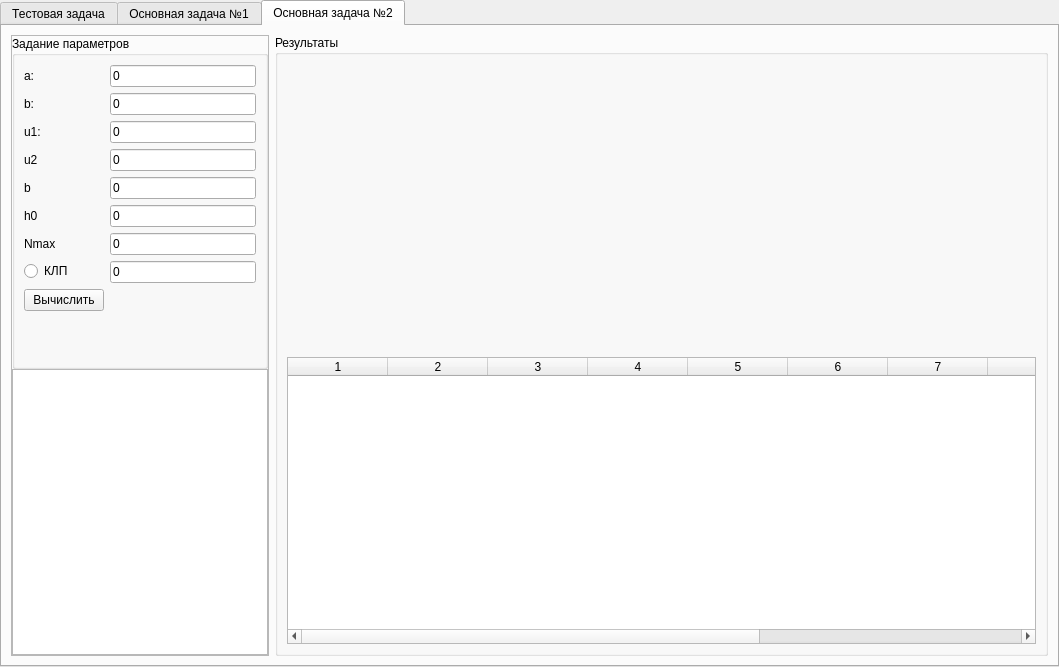
<?xml version="1.0" encoding="UTF-8"?>
<ui version="4.0">
 <class>MainWindow</class>
 <widget class="QMainWindow" name="MainWindow">
  <property name="geometry">
   <rect>
    <x>0</x>
    <y>0</y>
    <width>1059</width>
    <height>667</height>
   </rect>
  </property>
  <property name="windowTitle">
   <string>NumericalMethodsLabApp</string>
  </property>
  <widget class="QWidget" name="centralwidget">
   <layout class="QVBoxLayout" name="verticalLayout">
    <property name="spacing">
     <number>0</number>
    </property>
    <property name="leftMargin">
     <number>0</number>
    </property>
    <property name="topMargin">
     <number>0</number>
    </property>
    <property name="rightMargin">
     <number>0</number>
    </property>
    <property name="bottomMargin">
     <number>0</number>
    </property>
    <item>
     <widget class="QTabWidget" name="tabWidget">
      <property name="currentIndex">
       <number>2</number>
      </property>
      <widget class="QWidget" name="tab">
       <attribute name="title">
        <string>Тестовая задача</string>
       </attribute>
       <layout class="QHBoxLayout" name="horizontalLayout">
        <item>
         <widget class="QFrame" name="frame">
          <property name="sizePolicy">
           <sizepolicy hsizetype="Fixed" vsizetype="Preferred">
            <horstretch>0</horstretch>
            <verstretch>0</verstretch>
           </sizepolicy>
          </property>
          <property name="frameShape">
           <enum>QFrame::StyledPanel</enum>
          </property>
          <property name="frameShadow">
           <enum>QFrame::Raised</enum>
          </property>
          <layout class="QVBoxLayout" name="verticalLayout_6">
           <property name="spacing">
            <number>0</number>
           </property>
           <property name="sizeConstraint">
            <enum>QLayout::SetDefaultConstraint</enum>
           </property>
           <property name="leftMargin">
            <number>0</number>
           </property>
           <property name="topMargin">
            <number>0</number>
           </property>
           <property name="rightMargin">
            <number>0</number>
           </property>
           <property name="bottomMargin">
            <number>0</number>
           </property>
           <item>
            <widget class="QGroupBox" name="groupBox">
             <property name="sizePolicy">
              <sizepolicy hsizetype="Preferred" vsizetype="Preferred">
               <horstretch>0</horstretch>
               <verstretch>0</verstretch>
              </sizepolicy>
             </property>
             <property name="title">
              <string>Задание параметров</string>
             </property>
             <layout class="QFormLayout" name="formLayout">
              <item row="0" column="0">
               <widget class="QLabel" name="label">
                <property name="text">
                 <string>u0:</string>
                </property>
               </widget>
              </item>
              <item row="0" column="1">
               <widget class="QLineEdit" name="lineEditTestU0">
                <property name="sizePolicy">
                 <sizepolicy hsizetype="Preferred" vsizetype="Fixed">
                  <horstretch>0</horstretch>
                  <verstretch>0</verstretch>
                 </sizepolicy>
                </property>
               </widget>
              </item>
              <item row="1" column="0">
               <widget class="QLabel" name="label_2">
                <property name="text">
                 <string>b:</string>
                </property>
               </widget>
              </item>
              <item row="1" column="1">
               <widget class="QLineEdit" name="lineEditTestB">
                <property name="sizePolicy">
                 <sizepolicy hsizetype="Preferred" vsizetype="Fixed">
                  <horstretch>0</horstretch>
                  <verstretch>0</verstretch>
                 </sizepolicy>
                </property>
               </widget>
              </item>
              <item row="2" column="0">
               <widget class="QLabel" name="label_3">
                <property name="text">
                 <string>h0:</string>
                </property>
               </widget>
              </item>
              <item row="2" column="1">
               <widget class="QLineEdit" name="lineEditTestH0">
                <property name="sizePolicy">
                 <sizepolicy hsizetype="Preferred" vsizetype="Fixed">
                  <horstretch>0</horstretch>
                  <verstretch>0</verstretch>
                 </sizepolicy>
                </property>
               </widget>
              </item>
              <item row="3" column="0">
               <widget class="QLabel" name="label_4">
                <property name="text">
                 <string>Nmax:</string>
                </property>
               </widget>
              </item>
              <item row="3" column="1">
               <widget class="QLineEdit" name="lineEditTestN">
                <property name="sizePolicy">
                 <sizepolicy hsizetype="Preferred" vsizetype="Fixed">
                  <horstretch>0</horstretch>
                  <verstretch>0</verstretch>
                 </sizepolicy>
                </property>
               </widget>
              </item>
              <item row="4" column="0">
               <widget class="QRadioButton" name="radioButtonTestCLP">
                <property name="text">
                 <string>КЛП</string>
                </property>
               </widget>
              </item>
              <item row="4" column="1">
               <widget class="QLineEdit" name="lineEditTestLP">
                <property name="sizePolicy">
                 <sizepolicy hsizetype="Preferred" vsizetype="Fixed">
                  <horstretch>0</horstretch>
                  <verstretch>0</verstretch>
                 </sizepolicy>
                </property>
               </widget>
              </item>
              <item row="5" column="0">
               <widget class="QPushButton" name="pushButtonTestRun">
                <property name="text">
                 <string>Вычислить</string>
                </property>
               </widget>
              </item>
              <item row="6" column="0">
               <spacer name="verticalSpacer">
                <property name="orientation">
                 <enum>Qt::Vertical</enum>
                </property>
                <property name="sizeHint" stdset="0">
                 <size>
                  <width>20</width>
                  <height>40</height>
                 </size>
                </property>
               </spacer>
              </item>
             </layout>
            </widget>
           </item>
           <item>
            <widget class="QTextBrowser" name="textBrowserTest">
             <property name="sizePolicy">
              <sizepolicy hsizetype="Preferred" vsizetype="Expanding">
               <horstretch>0</horstretch>
               <verstretch>0</verstretch>
              </sizepolicy>
             </property>
             <property name="frameShape">
              <enum>QFrame::StyledPanel</enum>
             </property>
             <property name="frameShadow">
              <enum>QFrame::Sunken</enum>
             </property>
            </widget>
           </item>
          </layout>
         </widget>
        </item>
        <item>
         <widget class="QGroupBox" name="groupBox_2">
          <property name="title">
           <string>Результаты</string>
          </property>
          <layout class="QVBoxLayout" name="verticalLayout_2">
           <item>
            <layout class="QHBoxLayout" name="horizontalLayout_2">
             <item>
              <widget class="QCustomPlot" name="graphTestNum" native="true">
               <property name="sizePolicy">
                <sizepolicy hsizetype="Preferred" vsizetype="MinimumExpanding">
                 <horstretch>0</horstretch>
                 <verstretch>0</verstretch>
                </sizepolicy>
               </property>
              </widget>
             </item>
             <item>
              <widget class="QCustomPlot" name="graphTestTrue" native="true">
               <property name="sizePolicy">
                <sizepolicy hsizetype="Preferred" vsizetype="MinimumExpanding">
                 <horstretch>0</horstretch>
                 <verstretch>0</verstretch>
                </sizepolicy>
               </property>
              </widget>
             </item>
            </layout>
           </item>
           <item>
            <widget class="QTableWidget" name="tableWidgetTest">
             <property name="editTriggers">
              <set>QAbstractItemView::NoEditTriggers</set>
             </property>
             <property name="columnCount">
              <number>10</number>
             </property>
             <attribute name="verticalHeaderCascadingSectionResizes">
              <bool>false</bool>
             </attribute>
             <column/>
             <column/>
             <column/>
             <column/>
             <column/>
             <column/>
             <column/>
             <column/>
             <column/>
             <column/>
            </widget>
           </item>
          </layout>
         </widget>
        </item>
       </layout>
      </widget>
      <widget class="QWidget" name="tab_2">
       <attribute name="title">
        <string>Основная задача №1</string>
       </attribute>
       <layout class="QHBoxLayout" name="horizontalLayout_3">
        <item>
         <widget class="QFrame" name="frame_2">
          <property name="sizePolicy">
           <sizepolicy hsizetype="Fixed" vsizetype="Preferred">
            <horstretch>0</horstretch>
            <verstretch>0</verstretch>
           </sizepolicy>
          </property>
          <property name="frameShape">
           <enum>QFrame::StyledPanel</enum>
          </property>
          <property name="frameShadow">
           <enum>QFrame::Raised</enum>
          </property>
          <layout class="QVBoxLayout" name="verticalLayout_5">
           <property name="spacing">
            <number>0</number>
           </property>
           <property name="leftMargin">
            <number>0</number>
           </property>
           <property name="topMargin">
            <number>0</number>
           </property>
           <property name="rightMargin">
            <number>0</number>
           </property>
           <property name="bottomMargin">
            <number>0</number>
           </property>
           <item>
            <widget class="QGroupBox" name="groupBox_3">
             <property name="sizePolicy">
              <sizepolicy hsizetype="Preferred" vsizetype="Preferred">
               <horstretch>0</horstretch>
               <verstretch>0</verstretch>
              </sizepolicy>
             </property>
             <property name="title">
              <string>Задание параметров</string>
             </property>
             <layout class="QFormLayout" name="formLayout_2">
              <item row="0" column="0">
               <widget class="QLabel" name="label_5">
                <property name="text">
                 <string>u0:</string>
                </property>
               </widget>
              </item>
              <item row="0" column="1">
               <widget class="QLineEdit" name="lineEditMain1U0"/>
              </item>
              <item row="1" column="0">
               <widget class="QLabel" name="label_6">
                <property name="text">
                 <string>b:</string>
                </property>
               </widget>
              </item>
              <item row="1" column="1">
               <widget class="QLineEdit" name="lineEditMain1B"/>
              </item>
              <item row="2" column="0">
               <widget class="QLabel" name="label_7">
                <property name="text">
                 <string>h0:</string>
                </property>
               </widget>
              </item>
              <item row="2" column="1">
               <widget class="QLineEdit" name="lineEditMain1H0"/>
              </item>
              <item row="3" column="0">
               <widget class="QLabel" name="label_8">
                <property name="text">
                 <string>Nmax:</string>
                </property>
               </widget>
              </item>
              <item row="3" column="1">
               <widget class="QLineEdit" name="lineEditMain1N"/>
              </item>
              <item row="4" column="0">
               <widget class="QRadioButton" name="radioButtonMain1CLP">
                <property name="text">
                 <string>КЛП</string>
                </property>
               </widget>
              </item>
              <item row="4" column="1">
               <widget class="QLineEdit" name="lineEditMain1EPS"/>
              </item>
              <item row="5" column="0">
               <widget class="QPushButton" name="pushButtonMain1Run">
                <property name="text">
                 <string>Вычислить</string>
                </property>
               </widget>
              </item>
              <item row="6" column="0">
               <spacer name="verticalSpacer_2">
                <property name="orientation">
                 <enum>Qt::Vertical</enum>
                </property>
                <property name="sizeHint" stdset="0">
                 <size>
                  <width>20</width>
                  <height>40</height>
                 </size>
                </property>
               </spacer>
              </item>
             </layout>
            </widget>
           </item>
           <item>
            <widget class="QTextBrowser" name="textBrowserMain1"/>
           </item>
          </layout>
         </widget>
        </item>
        <item>
         <widget class="QGroupBox" name="groupBox_4">
          <property name="title">
           <string>Результаты</string>
          </property>
          <layout class="QVBoxLayout" name="verticalLayout_3">
           <item>
            <widget class="QCustomPlot" name="graphMain1" native="true">
             <property name="sizePolicy">
              <sizepolicy hsizetype="MinimumExpanding" vsizetype="MinimumExpanding">
               <horstretch>0</horstretch>
               <verstretch>0</verstretch>
              </sizepolicy>
             </property>
            </widget>
           </item>
           <item>
            <widget class="QTableWidget" name="tableWidgetMain1">
             <property name="editTriggers">
              <set>QAbstractItemView::NoEditTriggers</set>
             </property>
             <property name="columnCount">
              <number>8</number>
             </property>
             <column/>
             <column/>
             <column/>
             <column/>
             <column/>
             <column/>
             <column/>
             <column/>
            </widget>
           </item>
          </layout>
         </widget>
        </item>
       </layout>
      </widget>
      <widget class="QWidget" name="tab_3">
       <attribute name="title">
        <string>Основная задача №2</string>
       </attribute>
       <layout class="QHBoxLayout" name="horizontalLayout_4">
        <item>
         <widget class="QFrame" name="frame_3">
          <property name="sizePolicy">
           <sizepolicy hsizetype="Fixed" vsizetype="Preferred">
            <horstretch>0</horstretch>
            <verstretch>0</verstretch>
           </sizepolicy>
          </property>
          <property name="frameShape">
           <enum>QFrame::StyledPanel</enum>
          </property>
          <property name="frameShadow">
           <enum>QFrame::Raised</enum>
          </property>
          <layout class="QVBoxLayout" name="verticalLayout_7">
           <property name="spacing">
            <number>0</number>
           </property>
           <property name="leftMargin">
            <number>0</number>
           </property>
           <property name="topMargin">
            <number>0</number>
           </property>
           <property name="rightMargin">
            <number>0</number>
           </property>
           <property name="bottomMargin">
            <number>0</number>
           </property>
           <item>
            <widget class="QGroupBox" name="groupBox_5">
             <property name="sizePolicy">
              <sizepolicy hsizetype="Preferred" vsizetype="Preferred">
               <horstretch>0</horstretch>
               <verstretch>0</verstretch>
              </sizepolicy>
             </property>
             <property name="title">
              <string>Задание параметров</string>
             </property>
             <layout class="QFormLayout" name="formLayout_3">
              <item row="0" column="0">
               <widget class="QLabel" name="label_9">
                <property name="text">
                 <string>a:</string>
                </property>
               </widget>
              </item>
              <item row="0" column="1">
               <widget class="QLineEdit" name="lineEditMain2Alpha">
                <property name="text">
                 <string>0</string>
                </property>
               </widget>
              </item>
              <item row="1" column="0">
               <widget class="QLabel" name="label_10">
                <property name="text">
                 <string>b:</string>
                </property>
               </widget>
              </item>
              <item row="1" column="1">
               <widget class="QLineEdit" name="lineEditMain2Beta">
                <property name="text">
                 <string>0</string>
                </property>
               </widget>
              </item>
              <item row="2" column="0">
               <widget class="QLabel" name="label_11">
                <property name="text">
                 <string>u1:</string>
                </property>
               </widget>
              </item>
              <item row="2" column="1">
               <widget class="QLineEdit" name="lineEditMain2U1">
                <property name="text">
                 <string>0</string>
                </property>
               </widget>
              </item>
              <item row="9" column="0">
               <spacer name="verticalSpacer_3">
                <property name="orientation">
                 <enum>Qt::Vertical</enum>
                </property>
                <property name="sizeHint" stdset="0">
                 <size>
                  <width>20</width>
                  <height>40</height>
                 </size>
                </property>
               </spacer>
              </item>
              <item row="3" column="0">
               <widget class="QLabel" name="label_12">
                <property name="text">
                 <string>u2</string>
                </property>
               </widget>
              </item>
              <item row="3" column="1">
               <widget class="QLineEdit" name="lineEditMain2U2">
                <property name="text">
                 <string>0</string>
                </property>
               </widget>
              </item>
              <item row="4" column="0">
               <widget class="QLabel" name="label_13">
                <property name="text">
                 <string>b</string>
                </property>
               </widget>
              </item>
              <item row="4" column="1">
               <widget class="QLineEdit" name="lineEditMain2B">
                <property name="text">
                 <string>0</string>
                </property>
               </widget>
              </item>
              <item row="5" column="0">
               <widget class="QLabel" name="label_14">
                <property name="text">
                 <string>h0</string>
                </property>
               </widget>
              </item>
              <item row="5" column="1">
               <widget class="QLineEdit" name="lineEditMain2H0">
                <property name="text">
                 <string>0</string>
                </property>
               </widget>
              </item>
              <item row="6" column="0">
               <widget class="QLabel" name="label_15">
                <property name="text">
                 <string>Nmax</string>
                </property>
               </widget>
              </item>
              <item row="6" column="1">
               <widget class="QLineEdit" name="lineEditMain2N">
                <property name="text">
                 <string>0</string>
                </property>
               </widget>
              </item>
              <item row="7" column="0">
               <widget class="QRadioButton" name="radioButtonMain2CLP">
                <property name="text">
                 <string>КЛП</string>
                </property>
                <property name="checked">
                 <bool>false</bool>
                </property>
               </widget>
              </item>
              <item row="7" column="1">
               <widget class="QLineEdit" name="lineEditMain2LP">
                <property name="text">
                 <string>0</string>
                </property>
               </widget>
              </item>
              <item row="8" column="0">
               <widget class="QPushButton" name="pushButtonMain2Run">
                <property name="text">
                 <string>Вычислить</string>
                </property>
               </widget>
              </item>
             </layout>
            </widget>
           </item>
           <item>
            <widget class="QTextBrowser" name="textBrowserMain2"/>
           </item>
          </layout>
         </widget>
        </item>
        <item>
         <widget class="QGroupBox" name="groupBox_6">
          <property name="title">
           <string>Результаты</string>
          </property>
          <layout class="QVBoxLayout" name="verticalLayout_4">
           <item>
            <layout class="QHBoxLayout" name="horizontalLayout_5">
             <item>
              <widget class="QCustomPlot" name="graphMain2Faz" native="true">
               <property name="sizePolicy">
                <sizepolicy hsizetype="Preferred" vsizetype="MinimumExpanding">
                 <horstretch>0</horstretch>
                 <verstretch>0</verstretch>
                </sizepolicy>
               </property>
              </widget>
             </item>
             <item>
              <widget class="QCustomPlot" name="graphMain2U1" native="true">
               <property name="sizePolicy">
                <sizepolicy hsizetype="Preferred" vsizetype="MinimumExpanding">
                 <horstretch>0</horstretch>
                 <verstretch>0</verstretch>
                </sizepolicy>
               </property>
              </widget>
             </item>
             <item>
              <widget class="QCustomPlot" name="graphMain2U2" native="true">
               <property name="sizePolicy">
                <sizepolicy hsizetype="Preferred" vsizetype="MinimumExpanding">
                 <horstretch>0</horstretch>
                 <verstretch>0</verstretch>
                </sizepolicy>
               </property>
              </widget>
             </item>
            </layout>
           </item>
           <item>
            <widget class="QTableWidget" name="tableWidgetMain2">
             <property name="editTriggers">
              <set>QAbstractItemView::NoEditTriggers</set>
             </property>
             <property name="columnCount">
              <number>11</number>
             </property>
             <column/>
             <column/>
             <column/>
             <column/>
             <column/>
             <column/>
             <column/>
             <column/>
             <column/>
             <column/>
             <column/>
            </widget>
           </item>
          </layout>
         </widget>
        </item>
       </layout>
      </widget>
     </widget>
    </item>
   </layout>
  </widget>
 </widget>
 <customwidgets>
  <customwidget>
   <class>QCustomPlot</class>
   <extends>QWidget</extends>
   <header>qcustomplot.h</header>
   <container>1</container>
  </customwidget>
 </customwidgets>
 <resources/>
 <connections/>
</ui>
